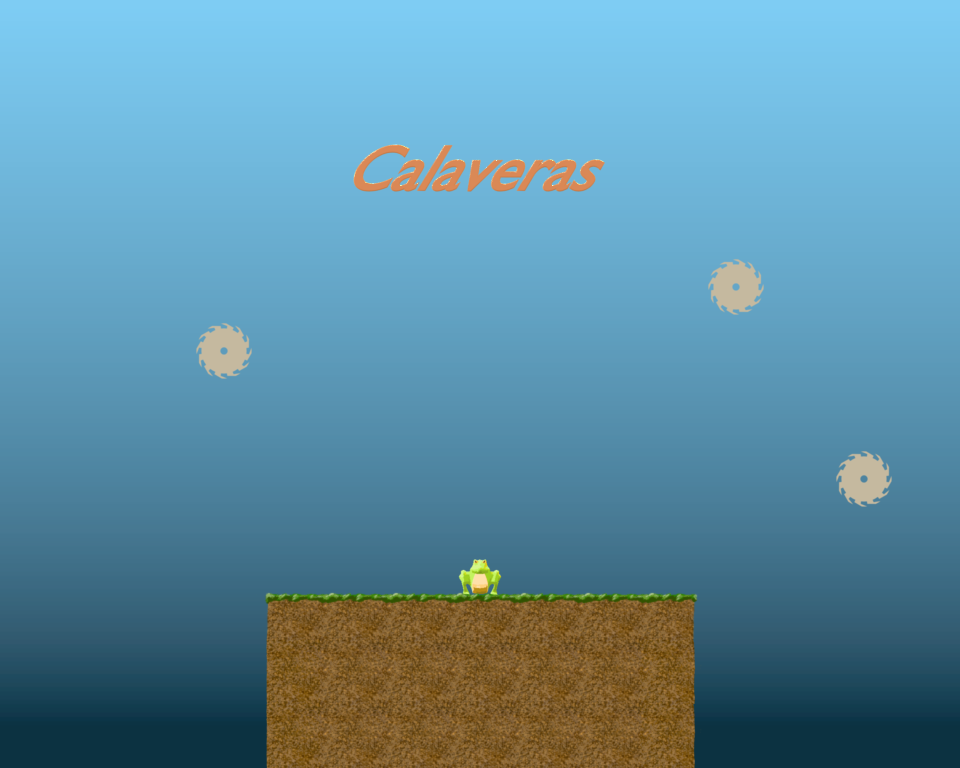

This is a level from a 2D game, rendered from its Tiled map with the project's own tilesets. A one-line summary and the map file follow, with tile-layer data summarised:
An orthogonal 15x12 tile map with 64x64 px tiles, 3 tile layers (Background, Frog, Blocks), 6 tilesets, 1 image layer and 9 objects (Cloud1, Cloud5, Cloud4, Cloud2, Cloud3, ...).

<map version="1.0" tiledversion="1.1.4" orientation="orthogonal" renderorder="right-down" width="15" height="12" tilewidth="64" tileheight="64" infinite="0" nextobjectid="13">
 <properties>
  <property name="type" value="Menu" />
 </properties>
 <tileset firstgid="1" source="../tilesets/tiles/sky.tsx" />
 <tileset firstgid="13" source="../tilesets/tiles/platform.tsx" />
 <tileset firstgid="19" source="../tilesets/tiles/cloud.tsx" />
 <tileset firstgid="20" source="../tilesets/saw/saw.tsx" />
 <tileset firstgid="24" source="../characters/frog/frog.tsx" />
 <tileset firstgid="72" source="../gui/menu/buttons.tsx" />
 <layer name="Background" width="15" height="12">
  <data>[180 cells, 180 non-empty, 12 distinct tile ids]</data>
 </layer>
 <objectgroup name="Moving Clouds">
  <object id="5" name="Cloud1" gid="19" x="-69" y="221" width="256" height="256" />
  <object id="6" name="Cloud5" gid="19" x="762" y="373" width="256" height="256">
   <properties>
    <property name="speed" type="float" value="0.9" />
   </properties>
  </object>
  <object id="7" name="Cloud4" gid="19" x="560" y="245" width="203" height="219">
   <properties>
    <property name="speed" type="float" value="0.8" />
   </properties>
  </object>
  <object id="8" name="Cloud2" gid="19" x="75" y="332" width="198" height="179">
   <properties>
    <property name="speed" type="float" value="0.6" />
   </properties>
  </object>
  <object id="9" name="Cloud3" gid="19" x="360" y="181" width="142" height="132">
   <properties>
    <property name="speed" type="float" value="0.3" />
   </properties>
  </object>
  <object id="10" name="Cloud6" gid="19" x="907" y="180" width="142" height="132">
   <properties>
    <property name="speed" type="float" value="0.3" />
   </properties>
  </object>
  <object id="11" name="Cloud7" gid="19" x="259" y="280.5" width="198" height="179">
   <properties>
    <property name="speed" type="float" value="0.6" />
   </properties>
  </object>
 </objectgroup>
 <layer name="Frog" width="15" height="12" offsetx="0" offsety="20">
  <data>[180 cells, 1 non-empty, 1 distinct tile ids]</data>
 </layer>
 <objectgroup name="Buttons">
  <object id="1" name="quit" gid="72" x="418.667" y="490.667" width="128" height="128">
   <properties>
    <property name="id" value="Quit" />
    <property name="sound" type="file" value="../sound/Start.wav" />
    <property name="type" value="Button" />
   </properties>
  </object>
  <object id="2" name="start" gid="74" x="421.333" y="370.667" width="128" height="128">
   <properties>
    <property name="id" value="Start" />
    <property name="sound" type="file" value="../sound/Start.wav" />
    <property name="type" value="Button" />
   </properties>
  </object>
 </objectgroup>
 <layer name="Blocks" width="15" height="12">
  <data>[180 cells, 24 non-empty, 7 distinct tile ids]</data>
 </layer>
 <imagelayer name="Title" offsetx="351" offsety="130">
  <image source="../gui/menu/title.png" width="256" height="128" />
 </imagelayer>
</map>
